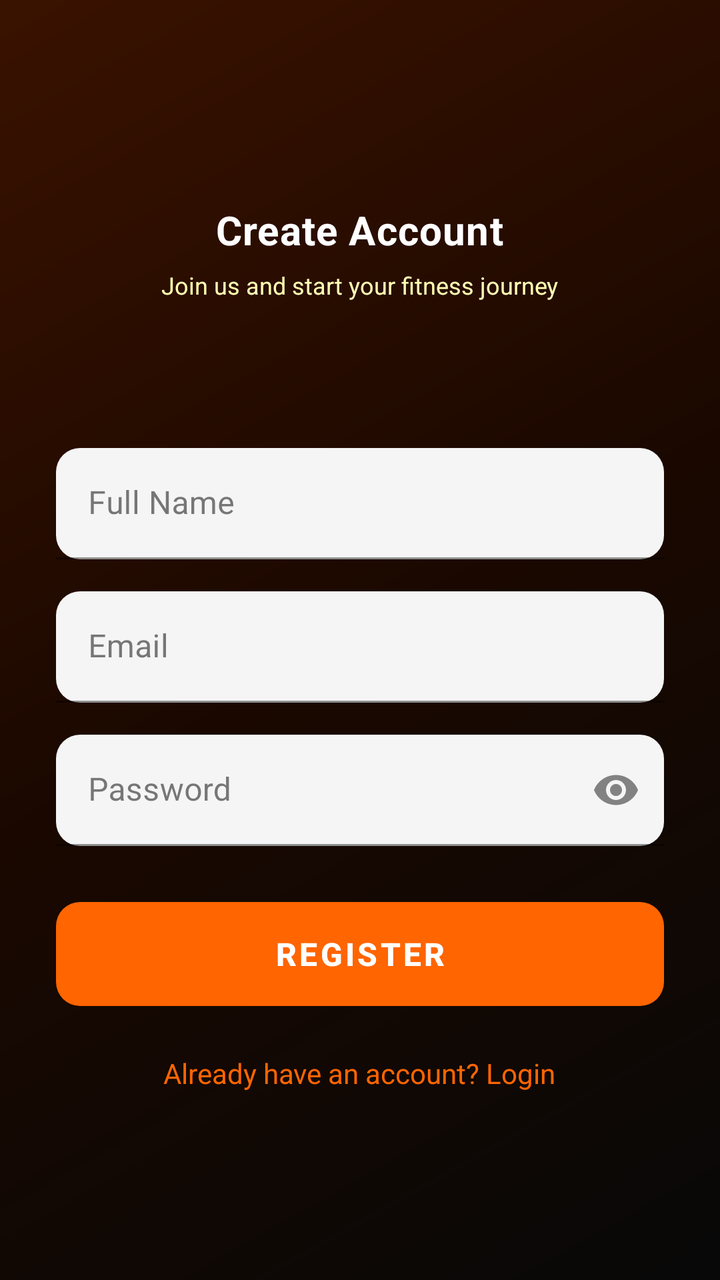
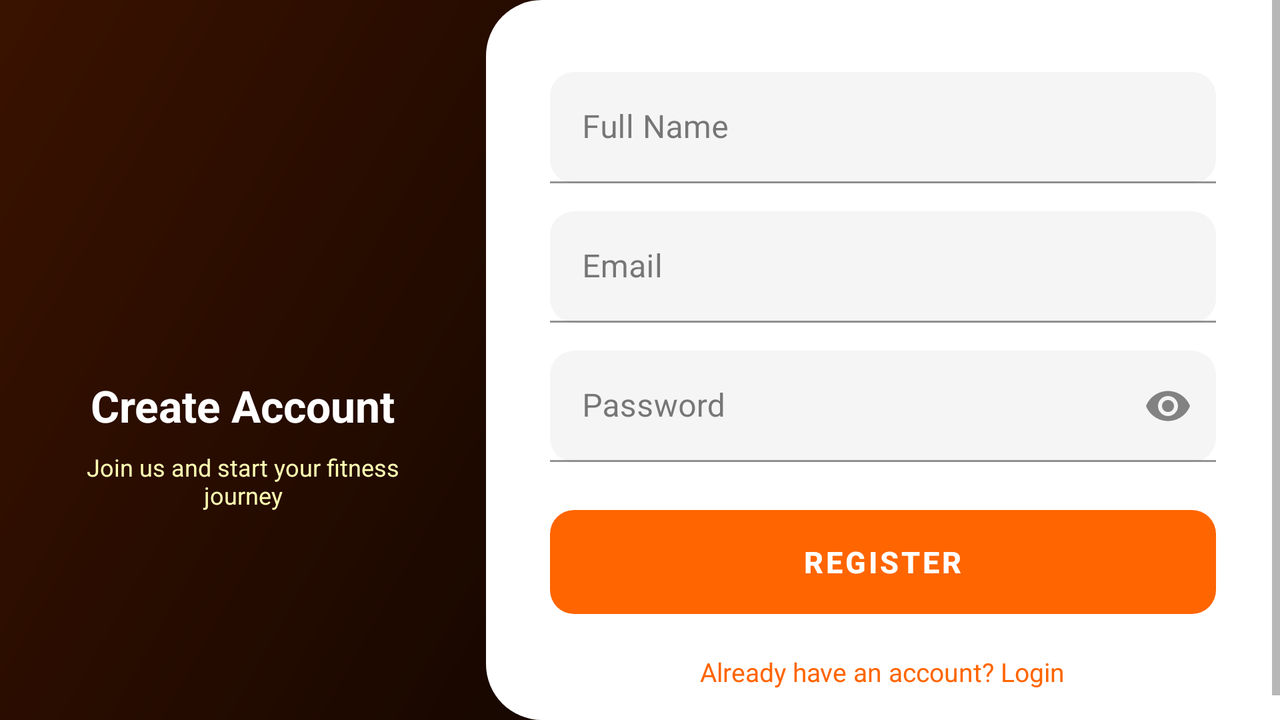

An Android layout and its configuration variant, each rendered on a device that would load it. The default file and the variant file are quoted in full after the pictures.
<!-- AndroidManifest.xml: application theme Theme.GymTrainingGenerator -->
<!-- res/layout/fragment_register.xml -->
<?xml version="1.0" encoding="utf-8"?>
<androidx.constraintlayout.widget.ConstraintLayout
    xmlns:android="http://schemas.android.com/apk/res/android"
    xmlns:app="http://schemas.android.com/apk/res-auto"
    android:layout_width="match_parent"
    android:layout_height="match_parent"
    android:background="@drawable/bg_login_header">

    
    <androidx.constraintlayout.widget.Guideline
        android:id="@+id/guidelineHeader"
        android:layout_width="wrap_content"
        android:layout_height="wrap_content"
        android:orientation="horizontal"
        app:layout_constraintGuide_percent="0.30"/>

    
    <LinearLayout
        android:id="@+id/layoutHeader"
        android:layout_width="0dp"
        android:layout_height="0dp"
        android:orientation="vertical"
        android:gravity="center"
        android:paddingBottom="12dp"
        app:layout_constraintTop_toTopOf="parent"
        app:layout_constraintStart_toStartOf="parent"
        app:layout_constraintEnd_toEndOf="parent"
        app:layout_constraintBottom_toTopOf="@id/guidelineHeader">

        <ImageView
            android:layout_width="60dp"
            android:layout_height="60dp"
            android:src="@drawable/baseline_fitness_center_24"
            android:tint="#FF6500"
            android:layout_marginBottom="12dp"
            android:scaleType="fitCenter"
            android:contentDescription="@null"/>

        <TextView
            android:layout_width="wrap_content"
            android:layout_height="wrap_content"
            android:text="@string/sign_up_title"
            android:textColor="#FFFFFF"
            android:textSize="20sp"
            android:textStyle="bold"
            android:letterSpacing="0.02"
            android:layout_marginBottom="6dp"/>

        <TextView
            android:layout_width="wrap_content"
            android:layout_height="wrap_content"
            android:text="@string/sign_up_subtitle"
            android:textColor="#FFFFFFB3"
            android:textSize="12sp"/>

    </LinearLayout>

    
    <ScrollView
        android:id="@+id/scrollCard"
        android:layout_width="0dp"
        android:layout_height="0dp"
        android:background="@drawable/bg_card_rounded_top"
        android:fillViewport="true"
        android:clipToPadding="false"
        app:layout_constraintTop_toBottomOf="@id/guidelineHeader"
        app:layout_constraintStart_toStartOf="parent"
        app:layout_constraintEnd_toEndOf="parent"
        app:layout_constraintBottom_toBottomOf="parent">

        <LinearLayout
            android:layout_width="match_parent"
            android:layout_height="wrap_content"
            android:orientation="vertical"
            android:paddingHorizontal="28dp"
            android:paddingTop="32dp"
            android:paddingBottom="32dp">

            
            <com.google.android.material.textfield.TextInputLayout
                style="@style/Widget.MaterialComponents.TextInputLayout.FilledBox"
                android:layout_width="match_parent"
                android:layout_height="wrap_content"
                android:hint="@string/full_name"
                app:boxBackgroundColor="#F5F5F5"
                app:boxCornerRadiusTopStart="12dp"
                app:boxCornerRadiusTopEnd="12dp"
                app:boxCornerRadiusBottomStart="12dp"
                app:boxCornerRadiusBottomEnd="12dp"
                app:boxStrokeColor="@color/colorPrimary"
                android:layout_marginBottom="16dp">
                <com.google.android.material.textfield.TextInputEditText
                    android:id="@+id/etName"
                    android:layout_width="match_parent"
                    android:layout_height="wrap_content"
                    android:inputType="textPersonName|textCapWords"
                    android:imeOptions="actionNext"/>
            </com.google.android.material.textfield.TextInputLayout>

            
            <com.google.android.material.textfield.TextInputLayout
                style="@style/Widget.MaterialComponents.TextInputLayout.FilledBox"
                android:layout_width="match_parent"
                android:layout_height="wrap_content"
                android:hint="@string/email"
                app:boxBackgroundColor="#F5F5F5"
                app:boxCornerRadiusTopStart="12dp"
                app:boxCornerRadiusTopEnd="12dp"
                app:boxCornerRadiusBottomStart="12dp"
                app:boxCornerRadiusBottomEnd="12dp"
                app:boxStrokeColor="@color/colorPrimary"
                android:layout_marginBottom="16dp">
                <com.google.android.material.textfield.TextInputEditText
                    android:id="@+id/etEmail"
                    android:layout_width="match_parent"
                    android:layout_height="wrap_content"
                    android:inputType="textEmailAddress"
                    android:imeOptions="actionNext"/>
            </com.google.android.material.textfield.TextInputLayout>

            
            <com.google.android.material.textfield.TextInputLayout
                style="@style/Widget.MaterialComponents.TextInputLayout.FilledBox"
                android:layout_width="match_parent"
                android:layout_height="wrap_content"
                android:hint="@string/password"
                app:boxBackgroundColor="#F5F5F5"
                app:boxCornerRadiusTopStart="12dp"
                app:boxCornerRadiusTopEnd="12dp"
                app:boxCornerRadiusBottomStart="12dp"
                app:boxCornerRadiusBottomEnd="12dp"
                app:boxStrokeColor="@color/colorPrimary"
                app:endIconMode="password_toggle"
                android:layout_marginBottom="28dp">
                <com.google.android.material.textfield.TextInputEditText
                    android:id="@+id/etPassword"
                    android:layout_width="match_parent"
                    android:layout_height="wrap_content"
                    android:inputType="textPassword"
                    android:imeOptions="actionDone"/>
            </com.google.android.material.textfield.TextInputLayout>

            
            <Button
                android:id="@+id/btnRegister"
                android:layout_width="match_parent"
                android:layout_height="52dp"
                android:text="@string/register"
                android:textSize="16sp"
                android:textStyle="bold"
                android:background="@drawable/btn_orange_rounded"
                android:textColor="#FFFFFF"
                android:stateListAnimator="@null"
                android:layout_marginBottom="20dp"/>

            
            <TextView
                android:id="@+id/tvLogin"
                android:layout_width="wrap_content"
                android:layout_height="wrap_content"
                android:text="@string/have_account"
                android:textColor="@color/colorPrimary"
                android:textSize="14sp"
                android:layout_gravity="center"
                android:paddingVertical="4dp"/>

        </LinearLayout>
    </ScrollView>

</androidx.constraintlayout.widget.ConstraintLayout>
<!-- resources referenced by this layout -->
<resources>
  <color name="colorPrimary">#FF6500</color>
  <!-- drawable bg_login_header (drawable) -->
  <?xml version="1.0" encoding="utf-8"?>
  <layer-list xmlns:android="http://schemas.android.com/apk/res/android">
      <item>
          <shape android:shape="rectangle">
              <gradient
                  android:startColor="#080808"
                  android:centerColor="#1A0800"
                  android:endColor="#3A1200"
                  android:angle="135"/>
          </shape>
      </item>
  </layer-list>
  <!-- drawable btn_orange_rounded (drawable) -->
  <?xml version="1.0" encoding="utf-8"?>
  <selector xmlns:android="http://schemas.android.com/apk/res/android">
      <item android:state_pressed="true">
          <shape android:shape="rectangle">
              <solid android:color="#CC5200"/>
              <corners android:radius="12dp"/>
          </shape>
      </item>
      <item>
          <shape android:shape="rectangle">
              <solid android:color="#FF6500"/>
              <corners android:radius="12dp"/>
          </shape>
      </item>
  </selector>
  <string name="email">Email</string>
  <string name="full_name">Full Name</string>
  <string name="have_account">Already have an account? Login</string>
  <string name="password">Password</string>
  <string name="register">Register</string>
  <string name="sign_up_subtitle">Join us and start your fitness journey</string>
  <string name="sign_up_title">Create Account</string>
  <style name="Theme.GymTrainingGenerator" parent="Theme.MaterialComponents.DayNight.NoActionBar">
          <item name="colorPrimary">@color/colorPrimary</item>
          <item name="colorPrimaryVariant">@color/colorPrimaryVariant</item>
          <item name="colorOnPrimary">@color/white</item>
          <item name="colorSecondary">@color/colorSecondary</item>
          <item name="colorSecondaryVariant">@color/colorSecondaryVariant</item>
          <item name="colorOnSecondary">@color/white</item>
          <item name="colorSurface">@color/white</item>
          <item name="colorOnSurface">@color/text_primary</item>
          <item name="colorError">#B00020</item>
          <item name="colorOnError">@color/white</item>
          <item name="colorControlHighlight">#1AFF6500</item>
          <item name="colorControlActivated">@color/colorPrimary</item>
          <item name="colorControlNormal">@color/text_secondary</item>
          <item name="android:statusBarColor">@color/colorPrimary</item>
          <item name="android:windowBackground">@color/white</item>
          <item name="android:textColor">@color/text_primary</item>
          <item name="android:textColorPrimary">@color/text_primary</item>
          <item name="android:textColorSecondary">@color/text_secondary</item>
      </style>
  <color name="colorPrimaryVariant">#CC5200</color>
  <color name="white">#FFFFFF</color>
  <color name="colorSecondary">#FF6500</color>
  <color name="colorSecondaryVariant">#CC5200</color>
  <color name="text_primary">#212121</color>
  <color name="text_secondary">#757575</color>
</resources>
<!-- res/layout-w600dp/fragment_register.xml (the repository's variant of the layout above) -->
<!-- drawn on the phone turned sideways -->
<?xml version="1.0" encoding="utf-8"?>
<LinearLayout
    xmlns:android="http://schemas.android.com/apk/res/android"
    xmlns:app="http://schemas.android.com/apk/res-auto"
    android:layout_width="match_parent"
    android:layout_height="match_parent"
    android:orientation="horizontal"
    android:background="@drawable/bg_login_header">

    
    <LinearLayout
        android:layout_width="0dp"
        android:layout_height="match_parent"
        android:layout_weight="38"
        android:orientation="vertical"
        android:gravity="center"
        android:padding="28dp">

        <ImageView
            android:layout_width="68dp"
            android:layout_height="68dp"
            android:src="@drawable/baseline_fitness_center_24"
            android:tint="#FF6500"
            android:scaleType="fitCenter"
            android:layout_marginBottom="16dp"
            android:contentDescription="@null"/>

        <TextView
            android:layout_width="wrap_content"
            android:layout_height="wrap_content"
            android:text="@string/sign_up_title"
            android:textColor="#FFFFFF"
            android:textSize="22sp"
            android:textStyle="bold"
            android:gravity="center"
            android:layout_marginBottom="8dp"/>

        <TextView
            android:layout_width="wrap_content"
            android:layout_height="wrap_content"
            android:text="@string/sign_up_subtitle"
            android:textColor="#FFFFFFB3"
            android:textSize="12sp"
            android:gravity="center"/>

    </LinearLayout>

    
    <ScrollView
        android:layout_width="0dp"
        android:layout_height="match_parent"
        android:layout_weight="62"
        android:background="@drawable/bg_card_rounded_left"
        android:fillViewport="true"
        android:clipToPadding="false">

        <LinearLayout
            android:layout_width="match_parent"
            android:layout_height="wrap_content"
            android:orientation="vertical"
            android:paddingHorizontal="32dp"
            android:paddingTop="36dp"
            android:paddingBottom="24dp">

            
            <com.google.android.material.textfield.TextInputLayout
                style="@style/Widget.MaterialComponents.TextInputLayout.FilledBox"
                android:layout_width="match_parent"
                android:layout_height="wrap_content"
                android:hint="@string/full_name"
                app:boxBackgroundColor="#F5F5F5"
                app:boxCornerRadiusTopStart="12dp"
                app:boxCornerRadiusTopEnd="12dp"
                app:boxCornerRadiusBottomStart="12dp"
                app:boxCornerRadiusBottomEnd="12dp"
                app:boxStrokeColor="@color/colorPrimary"
                android:layout_marginBottom="14dp">
                <com.google.android.material.textfield.TextInputEditText
                    android:id="@+id/etName"
                    android:layout_width="match_parent"
                    android:layout_height="wrap_content"
                    android:inputType="textPersonName|textCapWords"
                    android:imeOptions="actionNext"/>
            </com.google.android.material.textfield.TextInputLayout>

            
            <com.google.android.material.textfield.TextInputLayout
                style="@style/Widget.MaterialComponents.TextInputLayout.FilledBox"
                android:layout_width="match_parent"
                android:layout_height="wrap_content"
                android:hint="@string/email"
                app:boxBackgroundColor="#F5F5F5"
                app:boxCornerRadiusTopStart="12dp"
                app:boxCornerRadiusTopEnd="12dp"
                app:boxCornerRadiusBottomStart="12dp"
                app:boxCornerRadiusBottomEnd="12dp"
                app:boxStrokeColor="@color/colorPrimary"
                android:layout_marginBottom="14dp">
                <com.google.android.material.textfield.TextInputEditText
                    android:id="@+id/etEmail"
                    android:layout_width="match_parent"
                    android:layout_height="wrap_content"
                    android:inputType="textEmailAddress"
                    android:imeOptions="actionNext"/>
            </com.google.android.material.textfield.TextInputLayout>

            
            <com.google.android.material.textfield.TextInputLayout
                style="@style/Widget.MaterialComponents.TextInputLayout.FilledBox"
                android:layout_width="match_parent"
                android:layout_height="wrap_content"
                android:hint="@string/password"
                app:boxBackgroundColor="#F5F5F5"
                app:boxCornerRadiusTopStart="12dp"
                app:boxCornerRadiusTopEnd="12dp"
                app:boxCornerRadiusBottomStart="12dp"
                app:boxCornerRadiusBottomEnd="12dp"
                app:boxStrokeColor="@color/colorPrimary"
                app:endIconMode="password_toggle"
                android:layout_marginBottom="24dp">
                <com.google.android.material.textfield.TextInputEditText
                    android:id="@+id/etPassword"
                    android:layout_width="match_parent"
                    android:layout_height="wrap_content"
                    android:inputType="textPassword"
                    android:imeOptions="actionDone"/>
            </com.google.android.material.textfield.TextInputLayout>

            
            <Button
                android:id="@+id/btnRegister"
                android:layout_width="match_parent"
                android:layout_height="52dp"
                android:text="@string/register"
                android:textSize="15sp"
                android:textStyle="bold"
                android:background="@drawable/btn_orange_rounded"
                android:textColor="#FFFFFF"
                android:stateListAnimator="@null"
                android:layout_marginBottom="16dp"/>

            
            <TextView
                android:id="@+id/tvLogin"
                android:layout_width="wrap_content"
                android:layout_height="wrap_content"
                android:text="@string/have_account"
                android:textColor="@color/colorPrimary"
                android:textSize="13sp"
                android:layout_gravity="center"
                android:paddingVertical="4dp"/>

        </LinearLayout>
    </ScrollView>

</LinearLayout>
<!-- resources referenced by the variant -->
<!-- as the phone turned sideways resolves them -->
<resources>
  <color name="colorPrimary">#FF6500</color>
  <!-- drawable bg_card_rounded_left (drawable) -->
  <?xml version="1.0" encoding="utf-8"?>
  <shape xmlns:android="http://schemas.android.com/apk/res/android">
      <solid android:color="#FFFFFF"/>
      <corners android:topLeftRadius="28dp" android:bottomLeftRadius="28dp"/>
  </shape>
  <!-- drawable bg_login_header (drawable) -->
  <?xml version="1.0" encoding="utf-8"?>
  <layer-list xmlns:android="http://schemas.android.com/apk/res/android">
      <item>
          <shape android:shape="rectangle">
              <gradient
                  android:startColor="#080808"
                  android:centerColor="#1A0800"
                  android:endColor="#3A1200"
                  android:angle="135"/>
          </shape>
      </item>
  </layer-list>
  <!-- drawable btn_orange_rounded (drawable) -->
  <?xml version="1.0" encoding="utf-8"?>
  <selector xmlns:android="http://schemas.android.com/apk/res/android">
      <item android:state_pressed="true">
          <shape android:shape="rectangle">
              <solid android:color="#CC5200"/>
              <corners android:radius="12dp"/>
          </shape>
      </item>
      <item>
          <shape android:shape="rectangle">
              <solid android:color="#FF6500"/>
              <corners android:radius="12dp"/>
          </shape>
      </item>
  </selector>
  <string name="email">Email</string>
  <string name="full_name">Full Name</string>
  <string name="have_account">Already have an account? Login</string>
  <string name="password">Password</string>
  <string name="register">Register</string>
  <string name="sign_up_subtitle">Join us and start your fitness journey</string>
  <string name="sign_up_title">Create Account</string>
  <style name="Theme.GymTrainingGenerator" parent="Theme.MaterialComponents.DayNight.NoActionBar">
          <item name="colorPrimary">@color/colorPrimary</item>
          <item name="colorPrimaryVariant">@color/colorPrimaryVariant</item>
          <item name="colorOnPrimary">@color/white</item>
          <item name="colorSecondary">@color/colorSecondary</item>
          <item name="colorSecondaryVariant">@color/colorSecondaryVariant</item>
          <item name="colorOnSecondary">@color/white</item>
          <item name="colorSurface">@color/white</item>
          <item name="colorOnSurface">@color/text_primary</item>
          <item name="colorError">#B00020</item>
          <item name="colorOnError">@color/white</item>
          <item name="colorControlHighlight">#1AFF6500</item>
          <item name="colorControlActivated">@color/colorPrimary</item>
          <item name="colorControlNormal">@color/text_secondary</item>
          <item name="android:statusBarColor">@color/colorPrimary</item>
          <item name="android:windowBackground">@color/white</item>
          <item name="android:textColor">@color/text_primary</item>
          <item name="android:textColorPrimary">@color/text_primary</item>
          <item name="android:textColorSecondary">@color/text_secondary</item>
      </style>
  <color name="colorPrimaryVariant">#CC5200</color>
  <color name="white">#FFFFFF</color>
  <color name="colorSecondary">#FF6500</color>
  <color name="colorSecondaryVariant">#CC5200</color>
  <color name="text_primary">#212121</color>
  <color name="text_secondary">#757575</color>
</resources>
